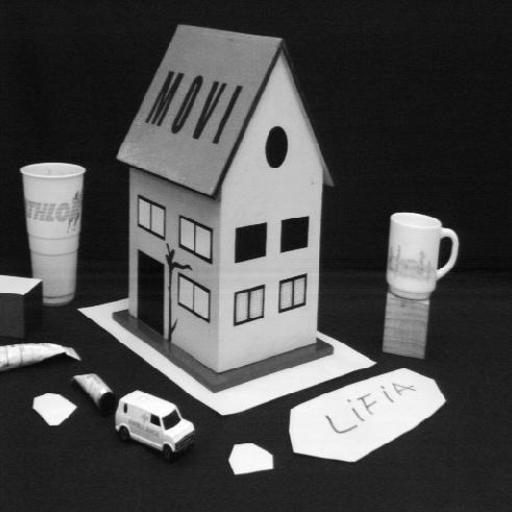
#> input picture computer vision/epipolar geometry/images/image_left.jpg, 512 x 512 px
$ jupyter execute main.ipynb
#> lines starting #> are read from the running program, lines starting #| are printed output that depends on the picture
# Computer Vision Projects

## Epipolar Geometry & 8-Point Algorithm

First we are going to import the necessary libraries. Note that all the functions used in this notebook will be present in the utils.py files.

[cell 1]
import os
import cv2
import numpy as np
import matplotlib.pyplot as plt

For this exercise the actual correspondences between the two images are provided in a text file. So we define functions to read them and pass them to points.

[cell 2]
def get_coordinates(file):
    """
    Reads 2D point coordinates from a file.

    Parameters:
    file (str): Path to the file containing coordinates.

    Returns:
    np.ndarray: An array of 2D coordinates.
    """
    coordinates = []
    with open(file, "r") as coordinates_files:
        for line in coordinates_files:
            y, x = map(float, line.split())
            coordinates.append((x, y))
    coordinates = np.array(coordinates)
    return coordinates

def visualize_points(image, title, coordinates):
    """
    Displays an image with points superimposed on it.

    Parameters:
    image (np.ndarray): The image on which to display points.
    title (str): Title for the visualization.
    coordinates (list of tuples): Points to be displayed on the image.

    Returns:
    None
    """
    img = image.copy()
    plt.figure()
    for point in coordinates:
        img = cv2.circle(img, (int(point[0]), int(point[1])), radius=3, color=(255, 0, 0), thickness=-1)
    plt.imshow(img)
    plt.axis('off')
    plt.title(title)
    plt.show()

[cell 3]
left = cv2.imread('images/image_left.jpg')
#> left is the input picture: shape (512, 512, 3); min 0, max 255, mean 76.6
coordinates_left = get_coordinates('images/pt_2D_left.txt')
#> (reads computer vision/epipolar geometry/images/pt_2D_left.txt from the repository)
visualize_points(left, 'Left image', coordinates_left)

right = cv2.imread('images/image_right.jpg')
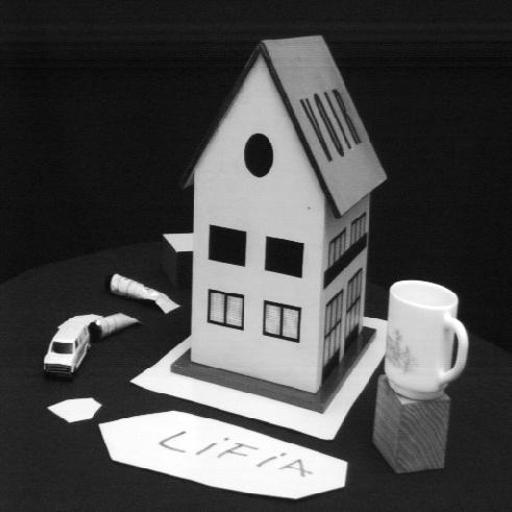
#> input picture computer vision/epipolar geometry/images/image_right.jpg, 512 x 512 px
#> right is the input picture: shape (512, 512, 3); min 0, max 255, mean 76.5
coordinates_right = get_coordinates('images/pt_2D_right.txt')
#> (reads computer vision/epipolar geometry/images/pt_2D_right.txt from the repository)
visualize_points(right, 'Right image', coordinates_right)

We define the functions that will first allow us to normalize the points to be used in the 8-point algorithm that will allow us to find our fundamental matrix that we will then use to find the epipolar lines.

[cell 4]
def normalize_points(points):
    """
    Normalizes a set of points so that they are centered around the origin and their average distance from the origin is sqrt(2).

    Parameters:
    points (np.ndarray): An array of 2D points.

    Returns:
    tuple: A tuple containing the normalized points and the normalization matrix.
    """
    # Calculate the centroid and shift points to center them
    centroid = np.mean(points, axis=0)
    shifted_points = points - centroid

    # Scale the points so that their average distance to the origin is sqrt(2)
    dist = np.linalg.norm(shifted_points, axis=1)
    avg_dist = np.mean(dist)
    scale = np.sqrt(2) / avg_dist

    # Create the normalization matrix
    T = np.array([[scale, 0, -scale * centroid[0]],
                  [0, scale, -scale * centroid[1]],
                  [0, 0, 1]])

    # Apply the transformation
    points_normalized = np.dot(T, np.vstack((points.T, np.ones((1, points.shape[0])))))
    return points_normalized.T, T

def normalized_eight_points(left, right):
    """
    Computes the Fundamental Matrix using the normalized eight-point algorithm.

    Parameters:
    left (np.ndarray): Array of 2D points from the first image.
    right (np.ndarray): Array of 2D points from the second image.

    Returns:
    np.ndarray: The computed Fundamental Matrix.
    """
    # Normalize points
    norm_left, F_left = normalize_points(left)
    norm_right, F_right = normalize_points(right)

    # Construct matrix A for the linear equation system
    A = []
    for i in range(norm_left.shape[0]):
        x0, y0 = norm_left[i, :2]
        x1, y1 = norm_right[i, :2]
        A.append([x0 * x1, y0 * x1, x1, y1 * x0, y1 * y0, y1, x0, y0, 1])
    A = np.array(A)

    # Perform Singular Value Decomposition (SVD) on A
    U, S, Vt = np.linalg.svd(A)
    Fi = Vt[-1].reshape(3, 3)

    # Enforce the rank-2 constraint
    Uf, Sf, Vtf = np.linalg.svd(Fi)
    Sf[-1] = 0  # Force the determinant to be 0
    F_prime = Uf @ np.diag(Sf) @ Vtf

    # Denormalize the Fundamental Matrix
    F = F_right.T @ F_prime @ F_left
    return F

[cell 5]
F = normalized_eight_points(coordinates_left, coordinates_right)

Now with the fundamental matrix found. Let's find the epipolar lines for each of the two images

[cell 6]
def drawlines(img, lines, pts1):
    """
    Draws epipolar lines on the image.

    Parameters:
    img (np.ndarray): The image on which to draw the lines.
    lines (np.ndarray): Array of epipolar lines.
    pts1 (list of tuples): Corresponding points in the image.

    Returns:
    np.ndarray: Image with epipolar lines drawn.
    """
    _, c = img.shape[:2]
    for r, pt1 in zip(lines, pts1):
        pt1 = (int(pt1[0]), int(pt1[1]))
        color = tuple(np.random.randint(0, 255, 3).tolist())
        # Calculate start and end points of the epipolar line
        x0, y0 = map(int, [0, -r[2]/r[1]])
        x1, y1 = map(int, [c, -(r[2] + r[0]*c)/r[1]])
        # Draw the epipolar line on the image
        img = cv2.line(img, (x0, y0), (x1, y1), color, 1)
        # Draw the corresponding points on the image
        img = cv2.circle(img, pt1, 5, color, -1)
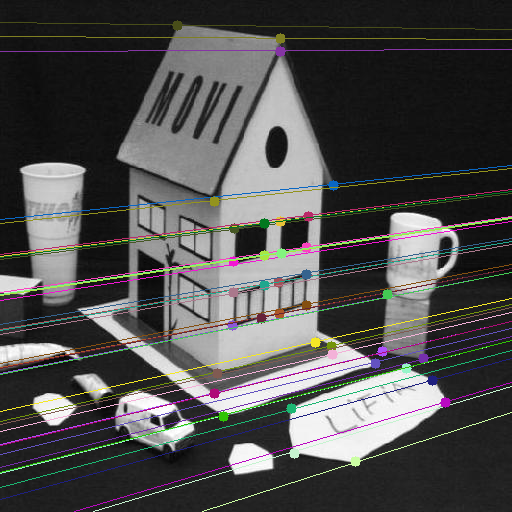
#> img: shape (512, 512, 3); mean B, G, R 78.1, 78.6, 79.3
    return img

[cell 7]
lines1 = cv2.computeCorrespondEpilines(np.expand_dims(coordinates_right, axis=1), 2, F)
lines1 = lines1.reshape(-1,3)

right_with_epilines = drawlines(left, lines1, coordinates_left)

plt.figure()
plt.show()
plt.imshow(cv2.cvtColor(right_with_epilines, cv2.COLOR_BGR2RGB))
plt.axis('off')
plt.title('Epipolar lines in the left image')
plt.show()

[cell 8]
lines2 = cv2.computeCorrespondEpilines(np.expand_dims(coordinates_left, axis=1), 1, F)
lines2 = lines2.reshape(-1,3)

left_with_epilines = drawlines(right, lines2, coordinates_right)
#> the loop in drawlines (call 2), `for r, pt1 in zip(lines, pts1):` made 37 passes
#> (pt1, y0, y1) on passes 1 to 8: ((395, 473), 328, 513), ((301, 278), 198, 333), ((336, 219), 145, 258), ((208, 260), 202, 338), ((208, 225), 173, 298), ((206, 323), 257, 415), ((265, 236), 172, 296), ((262, 335), 254, 411)
#> pass 1, in drawlines (call 2), `img = cv2.circle(img, pt1, 5, color, -1)`:
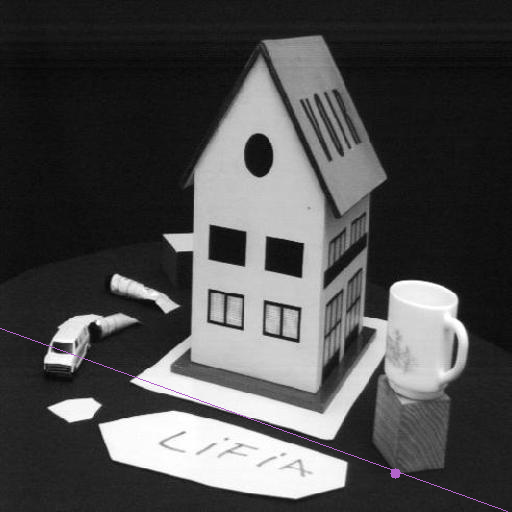
#> img: shape (512, 512, 3); mean B, G, R 76.8, 76.6, 76.8
#> after the loop in drawlines (call 2), `for r, pt1 in zip(lines, pts1):`:
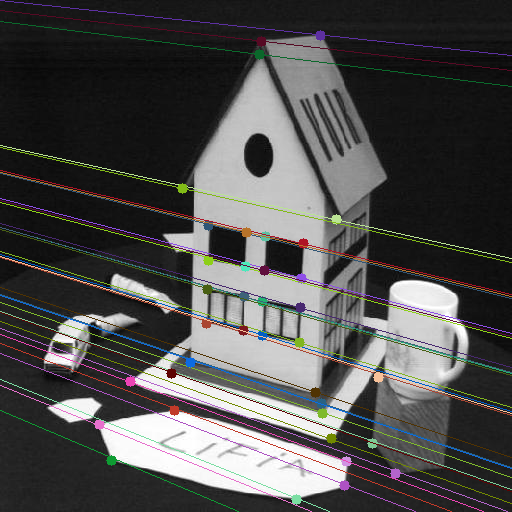
#> img: shape (512, 512, 3); mean B, G, R 77, 77.6, 78.2

plt.figure()
plt.show()
plt.imshow(cv2.cvtColor(left_with_epilines, cv2.COLOR_BGR2RGB))
plt.axis('off')
plt.title('Epipolar lines in the right image')
plt.show()

Also, as part of the activity we are asked to calculate the estimation error. In this case, we are asked to calculate it as the average of the Euclidean distance between the points and the epipolar lines.

[cell 9]
def calculate_estimation_error(lines, points):
    """
    Calculates the average distance of points from their corresponding epipolar lines.

    Parameters:
    lines (np.ndarray): Epipolar lines.
    points (np.ndarray): Corresponding points.

    Returns:
    float: The average distance (error).
    """
    distance = 0
    for point, line in zip(points, lines):
        a, b, c = line
        x, y = point
        # Calculate the distance of a point from the line
        distance += abs(a*x + b*y + c) / np.sqrt(a**2 + b**2)
    return distance / lines.shape[0]

[cell 10]
error_left = calculate_estimation_error(lines1, coordinates_left)
print('For the left image the estimation error is: {}'.format(error_left))

error_right = calculate_estimation_error(lines2, coordinates_right)
print('For the right image the estimation error is: {}'.format(error_right))

## Same process using SIFT detector

For the second part of this exercise, we are asked to use the detectors and the SIFT descriptors to find the correspondences to find the epipolar lines instead of using the correspondences given above in the file. Although we only use SIFT, we are going to reuse the code used in another project where we also have the possibility to use ORB.

The first thing we are going to do is to find the keypoints in both images and keep the best 200.

[cell 11]
def get_the_N_information(image, detector, n=200):
    """
    Extracts the top N keypoints and their descriptors from an image using SIFT or ORB detectors.

    Parameters:
    image (np.ndarray): The input image.
    detector (str): The type of feature detector ('SIFT' or other for 'ORB').
    n (int): The number of top keypoints to extract.

    Returns:
    tuple: A tuple containing sorted keypoints and their descriptors.
    """
#> called with detector = 'SIFT', n = 200
    # Initialize the feature detector based on the input parameter
    if detector == 'SIFT':
        sift = cv2.SIFT_create()
        keypoints, descriptors = sift.detectAndCompute(image, None)
#> keypoints = 676 keypoints; strongest (x, y, size): (54, 408, 21.5), (155, 420, 6), (94, 386, 14.4), (185, 427, 11.2)
    else:
        orb = cv2.ORB_create()
        keypoints, descriptors = orb.detectAndCompute(image, None)

    print(f'The number of keypoints with {detector} is {len(keypoints)}')
#| The number of keypoints with SIFT is 676

    # Convert keypoints to a NumPy array for response values
    responses = np.array([kp.response for kp in keypoints])
#> responses = 676 values, max 0.134 at index 38, min 0.0134 at index 269, mean 0.0361

    # Sort the indices of keypoints based on the response
    indices = np.argsort(responses)[::-1]
#> indices = 676 values, max 675 at index 268, min 0 at index 559, mean 337.5

    # Reorder keypoints and descriptors using the sorted indices
    keypoints_sorted = [keypoints[i] for i in indices][:n]
#> keypoints_sorted = 200 keypoints; strongest (x, y, size): (54, 408, 21.5), (155, 420, 6), (94, 386, 14.4), (185, 427, 11.2)
    descriptors_sorted = descriptors[indices][:n]

    # Draw keypoints on the image and display it
    img_kp = cv2.drawKeypoints(image, keypoints_sorted, None, color=(255,0,0))
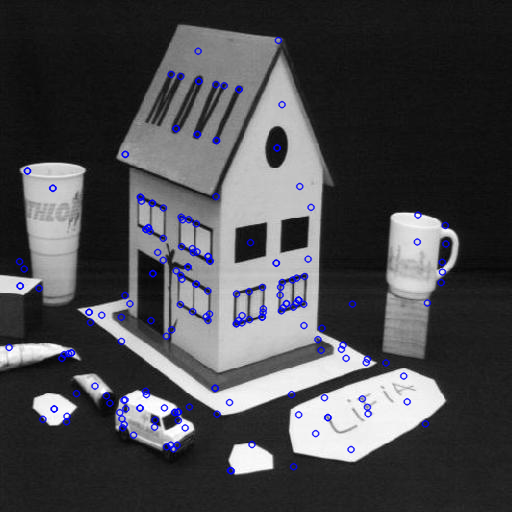
#> img_kp: shape (512, 512, 3); mean B, G, R 78.5, 74.7, 74.7
    plt.imshow(img_kp)
    plt.axis('off')
    plt.show()
    return keypoints_sorted, descriptors_sorted

[cell 12]
left = cv2.imread('images/image_left.jpg')
keypoints_left, descriptors_left = get_the_N_information(left, 'SIFT')
#> keypoints_left has the same summary as keypoints_sorted in get_the_N_information

right = cv2.imread('images/image_right.jpg')
keypoints_right, descriptors_right = get_the_N_information(right, 'SIFT')
#> call 2 of get_the_N_information, with detector = 'SIFT', n = 200
#> in get_the_N_information (call 2), `keypoints, descriptors = sift.detectAndCompute(image, None)`: keypoints = 514 keypoints; strongest (x, y, size): (75, 409, 19.8), (284, 257, 24.1), (258, 155, 22.2), (228, 245, 23.8)
#| The number of keypoints with SIFT is 514
#> in get_the_N_information (call 2), `responses = np.array([kp.response for kp in keypoints])`: responses = 514 values, max 0.117 at index 24, min 0.0133 at index 296, mean 0.0356
#> in get_the_N_information (call 2), `indices = np.argsort(responses)[::-1]`: indices = 514 values, max 513 at index 57, min 0 at index 228, mean 256.5
#> in get_the_N_information (call 2), `keypoints_sorted = [keypoints[i] for i in indices][:n]`: keypoints_sorted = 200 keypoints; strongest (x, y, size): (75, 409, 19.8), (284, 257, 24.1), (258, 155, 22.2), (228, 245, 23.8)
#> in get_the_N_information (call 2), `img_kp = cv2.drawKeypoints(image, keypoints_sorted, None, color=(255,0..`:
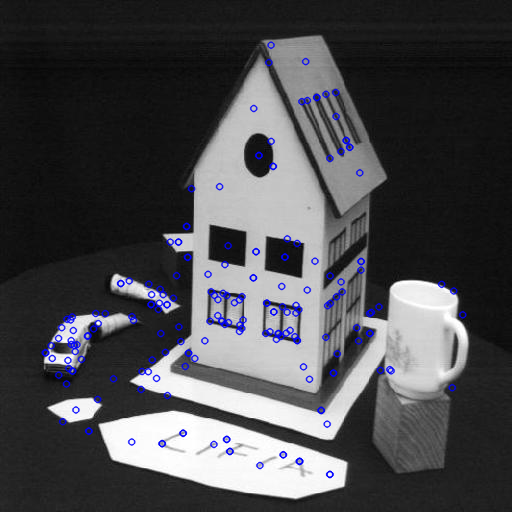
#> img_kp: shape (512, 512, 3); mean B, G, R 78.4, 74.7, 74.7
#> keypoints_right has the same summary as keypoints_sorted in get_the_N_information

To find the correspondences between both images, let's first create the distance matrix and then apply 1NN/2NNN with cross validation to make sure that the correspondences are correct.

[cell 13]
def create_distance_matrix(descriptor_1, descriptor_2, descriptor):
    """
    Creates a distance matrix between two sets of descriptors.

    Parameters:
    descriptor_1 (np.ndarray): The first set of descriptors.
    descriptor_2 (np.ndarray): The second set of descriptors.
    descriptor (str): The type of descriptor ('SIFT' or other for 'ORB').

    Returns:
    np.ndarray: The distance matrix.
    """
#> called with descriptor = 'SIFT'
    width = descriptor_1.shape[0]
    distance = np.zeros((width, width))

    # Compute the distance matrix based on the type of descriptor
    if descriptor == 'SIFT':
        for i in range(width):
            one_row_matrix = np.reshape(descriptor_1[i], (1, -1)).repeat(width, 0)
            dist = np.sqrt(np.sum((one_row_matrix - descriptor_2) ** 2, axis=1))
            distance[i] = dist
#> this loop made 200 passes
#> pass 1, in create_distance_matrix, `one_row_matrix = np.reshape(descriptor_1[i], (1, -1)).repeat(width, 0)`:
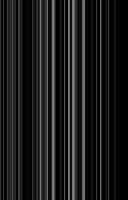
#> one_row_matrix: shape (200, 128) float32; min 0, max 121, mean 28.3
#> after the loop:
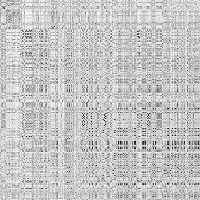
#> distance: shape (200, 200) float64; min 63.63, max 684.8, mean 544.6; drawn with min black and max white
    else:
        for i in range(width):
            for j in range(width):
                # Calculate Hamming distance between two vectors
                distance[i, j] = np.sum(descriptor_1[i] != descriptor_2[j])
    return distance

def NN_and_cross_validation(distance_matrix):
    """
    Finds correspondences between keypoints using NN and cross-validation.

    Parameters:
    distance_matrix (np.ndarray): The distance matrix between two sets of descriptors.

    Returns:
    list: A list of cv2.DMatch objects representing the correspondences.
    """
    size = distance_matrix.shape[0]
    threshold = .75
    correspondences = []

    for i in range(size):
        line = distance_matrix[i]
        # Obtain the nearest and second nearest neighbor
        first_and_second = np.sort(line)[:2]
        # Apply 1NN/2NN threshold
        if (first_and_second[0] / first_and_second[1]) < threshold:
            ind = np.argmin(line)
            # Apply cross-validation check
            if np.argmin(distance_matrix[:, ind]) == i:
                match = cv2.DMatch(i, ind, first_and_second[0])
                correspondences.append(match)
#> this loop made 200 passes
#> (first_and_second, ind) on passes 8, 9, 27: ([221, 374.9], 3), ([217.6, 372.9], 4), ([242.3, 324.2], 54)
#> after the loop, correspondences = 15 matches
    return correspondences

def create_correspondences(descriptor_1, descriptor_2, descriptor):
    """
    Creates correspondences between two sets of descriptors.

    Parameters:
    descriptor_1 (np.ndarray): The first set of descriptors.
    descriptor_2 (np.ndarray): The second set of descriptors.
    descriptor (str): The type of descriptor ('SIFT' or other for 'ORB').

    Returns:
    list: A list of cv2.DMatch objects representing the correspondences.
    """
    dis = create_distance_matrix(descriptor_1, descriptor_2, descriptor)
    corr = NN_and_cross_validation(dis)
#> corr = 15 matches
    return corr

[cell 14]
matches = create_correspondences(descriptors_left, descriptors_right, 'SIFT')
#> matches = 15 matches
print(('The number of correspondences after the test is {}').format((len(matches))))
#| The number of correspondences after the test is 15

We will now proceed to visualize these correspondences in both images. We can see that in spite of the tests the correspondences are not as exact as the ones provided in the file. For this we use this function that returns the coordinates of each of the points.

[cell 15]
def get_points(matches, kp1, kp2):
    """
    Extracts point coordinates from keypoint matches.

    Parameters:
    matches (list): A list of cv2.DMatch objects.
    kp1 (list): The keypoints from the first image.
    kp2 (list): The keypoints from the second image.

    Returns:
    tuple: Two arrays containing the coordinates of the matched keypoints.
    """
    indexes1 = np.array([match.queryIdx for match in matches])
#> indexes1 = [7, 8, 26, 78, 103, 120, 143, 147, 165, 171, 172, 182, 183, 184, 191]
    indexes2 = np.array([match.trainIdx for match in matches])
#> indexes2 = [3, 4, 54, 81, 86, 104, 118, 92, 96, 69, 181, 67, 167, 126, 166]

    points1 = np.array([kp1[ind].pt for ind in indexes1])
#> points1 = 15 rows, first 8: [276.6, 147.5], [276.6, 147.5], [88.62, 311.7], [68.04, 353.2], [327.4, 417.1], [196.9, 133.8], [145.1, 390.8], [120.9, 340.9]
    points2 = np.array([kp2[ind].pt for ind in indexes2])
#> points2 = 15 rows, first 8: [258.4, 155], [258.4, 155], [133, 319.9], [158.9, 302.6], [182.6, 432.7], [349.3, 146.8], [71.72, 316.4], [70.18, 319.5]
    return points1, points2

left_points, right_points = get_points(matches, keypoints_left, keypoints_right)
#> left_points has the same summary as points1 in get_points; right_points has the same summary as points2 in get_points

[cell 16]
left_points, right_points = get_points(matches, keypoints_left, keypoints_right)
visualize_points(left, 'Left image correspondances', left_points)
#> call 3 of visualize_points, with title = 'Left image correspondances', coordinates = array of shape (15, 2)
#> the loop in visualize_points (call 3), `for point in coordinates:` made 15 passes
#> after the loop in visualize_points (call 3), `for point in coordinates:`:
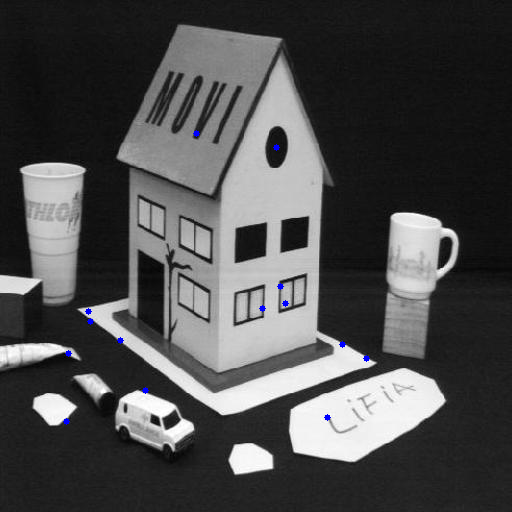
#> img: shape (512, 512, 3); mean B, G, R 76.8, 76.4, 76.4
visualize_points(right, 'Right image correspondances', right_points)
#> call 4 of visualize_points, with title = 'Right image correspondances', coordinates = array of shape (15, 2)
#> the loop in visualize_points (call 4), `for point in coordinates:` made 15 passes
#> after the loop in visualize_points (call 4), `for point in coordinates:`:
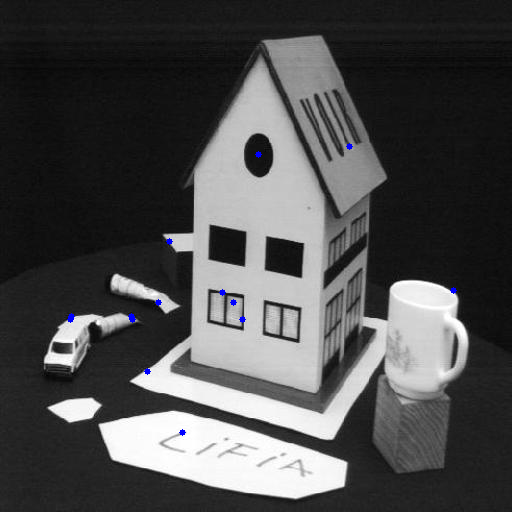
#> img: shape (512, 512, 3); mean B, G, R 76.7, 76.3, 76.3

Now let's run the 8-point algorithm with these correspondences to see how it affects the fact that they are not as accurate as those provided in the file.

[cell 17]
F = normalized_eight_points(left_points, right_points)
#> (the rest of the program and of its run is left out)
